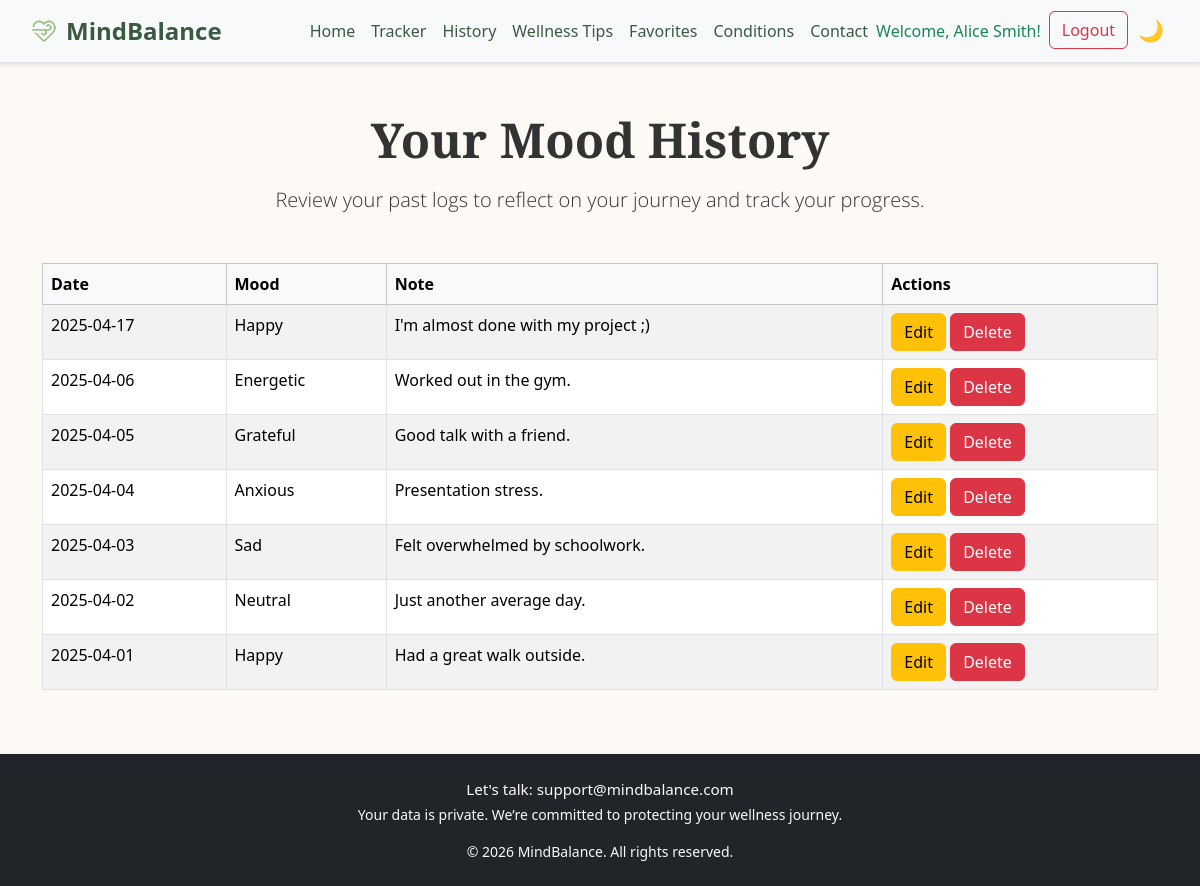
/pages/history.php (signed in), run on the app's committed database.
### tables this page shows
CREATE TABLE `mood_logs` (
  `log_id` int(11) NOT NULL,
  `user_id` int(11) NOT NULL,
  `mood` varchar(50) DEFAULT NULL,
  `note` text DEFAULT NULL,
  `log_date` date DEFAULT NULL
);

### pages/history.php (the view, shortened to what this page needs)
<?php
require 'db_connect.php';
if (!isset($_SESSION['user_id'])) {
  $loggedIn = false;
} else {
  $loggedIn = true;
  $user_id = $_SESSION['user_id'];
  $stmt = $pdo->prepare("SELECT * FROM mood_logs WHERE user_id = ? ORDER BY log_date DESC");
  $stmt->execute([$user_id]);
  $logs = $stmt->fetchAll();
}
?>
<!DOCTYPE html>
<html lang="en">
<head>
  <link rel="stylesheet" href="https://cdn.jsdelivr.net/npm/bootstrap@5.3.2/dist/css/bootstrap.min.css" />
  <link rel="stylesheet" href="styles.css" />
</head>
<body class="<?= (isset($_COOKIE['darkMode']) && $_COOKIE['darkMode'] == 'enabled') ? 'dark-mode' : '' ?>">
  <header class="bg-light border-bottom mb-4 fixed-navbar">
  <nav class="navbar navbar-expand-lg navbar-light container">
    <a class="navbar-brand fw-bold d-flex align-items-center" href="index.php">
      <img src="logo.png" alt="MindBalance Logo" width="28" class="me-2" />MindBalance
    </a>
    <div class="collapse navbar-collapse" id="navbarNav">
      <ul class="navbar-nav ms-auto">
        <li class="nav-item"><a class="nav-link" href="index.php">Home</a></li>
        <li class="nav-item"><a class="nav-link" href="tracker.php">Tracker</a></li>
        <li class="nav-item"><a class="nav-link active" href="history.php">History</a></li>
        <li class="nav-item"><a class="nav-link active" href="tips.php">Wellness Tips</a></li>
        <?php if (isset($_SESSION['user'])): ?>
          <li class="nav-item"><a class="nav-link" href="favorites.php">Favorites</a></li>
        <?php endif; ?>
        <li class="nav-item"><a class="nav-link active" href="conditions.php">Conditions</a></li>
        <li class="nav-item"><a class="nav-link" href="contact.php">Contact</a></li>
        <?php if (isset($_SESSION['user'])): ?>
          <li class="nav-item me-2 d-flex align-items-center text-success">Welcome, <?= htmlspecialchars($_SESSION['user']) ?>!</li>
          <li class="nav-item"><a class="btn btn-outline-danger" href="logout.php">Logout</a></li>
        <?php else: ?>
          <li class="nav-item"><a class="btn btn-primary ms-3" href="signin.php">Sign In</a></li>
        <?php endif; ?>
      </ul>
      <button class="dark-toggle" onclick="toggleDarkMode()" aria-label="Toggle dark mode">🌙</button>
    </div>
  </nav>
</header>
  <main class="container my-5">
    <div class="text-center mb-5" style="font-family: 'Playfair Display', serif;">
      <h1 class="display-5 fw-bold mb-3">Your Mood History</h1>
      <p class="lead" style="font-family: 'Open Sans', sans-serif;">Review your past logs to reflect on your journey and track your progress.</p>
    </div>
    <?php if (!$loggedIn): ?>
      <div class="alert alert-warning text-center" role="alert">
        You need to <a href="signin.php?redirect=history.php" class="alert-link">sign in</a> to view your mood history.
      </div>
    <?php else: ?>
      <?php if (count($logs) > 0): ?>
        <div class="table-responsive">
          <table class="table table-bordered table-striped">
            <thead class="table-light">
              <tr>
                <th>Date</th>
                <th>Mood</th>
                <th>Note</th>
                <th>Actions</th>
              </tr>
            </thead>
            <tbody>
              <?php foreach ($logs as $log): ?>
                <tr>
                  <td><?= htmlspecialchars($log['log_date']) ?></td>
                  <td><?= htmlspecialchars($log['mood']) ?></td>
                  <td><?= htmlspecialchars($log['note']) ?></td>
                  <td>
                    <button class="btn btn-warning" data-bs-toggle="modal" data-bs-target="#editModal<?= $log['log_id'] ?>">Edit</button>
                    <button class="btn btn-danger" data-bs-toggle="modal" data-bs-target="#deleteModal<?= $log['log_id'] ?>">Delete</button>
                  </td>
                </tr>
              <?php endforeach; ?>
            </tbody>
          </table>
        </div>
      <?php else: ?>
        <p class="text-center">No mood logs found yet. Start tracking to see your wellness journey.</p>
      <?php endif; ?>
    <?php endif; ?>
  </main>
  <footer class="bg-dark text-light py-4 mt-5">
    <div class="container text-center">
      <p class="mb-1">Let's talk: <a href="mailto:support@mindbalance.com" class="text-light">support@mindbalance.com</a></p>
      <p class="small">Your data is private. We’re committed to protecting your wellness journey.</p>
      <p class="mb-0 small">&copy; <?= date('Y') ?> MindBalance. All rights reserved.</p>
    </div>
  </footer>
</body>
</html>

### styles.css (style rules this page uses)
body { font-family: 'Segoe UI', Tahoma, Geneva, Verdana, sans-serif; background-color: #fdfaf6; color: #333; transition: background-color 0.3s, color 0.3s; }
header, footer { background-color: #fff; box-shadow: 0 2px 4px rgba(0,0,0,0.1); transition: background-color 0.3s; }
.navbar-brand { color: #3a5a40 !important; font-size: 1.5rem; }
.nav-link { color: #3a5a40 !important; }
footer { background-color: #3a5a40; color: #fff; padding-top: 20px; padding-bottom: 20px; text-align: center; }
footer a { color: #dad7cd; text-decoration: none; }
footer p { font-size: 0.95rem; }
footer .container { max-width: 100%; }
.dark-toggle { cursor: pointer; font-size: 1.3rem; background: none; border: none; color: inherit; padding-left: 10px; transition: color 0.3s; }
.fixed-navbar { position: sticky; top: 0; z-index: 1020; }
a { text-decoration: none; color: #007bff; }

### data on the page
mood_logs: log_date "2025-04-17", mood "Happy", note "I'm almost done with my project ;)"
mood_logs: log_date "2025-04-06", mood "Energetic", note "Worked out in the gym."
mood_logs: log_date "2025-04-05", mood "Grateful", note "Good talk with a friend."
mood_logs: log_date "2025-04-04", mood "Anxious", note "Presentation stress."
mood_logs: log_date "2025-04-03", mood "Sad", note "Felt overwhelmed by schoolwork."
mood_logs: log_date "2025-04-02", mood "Neutral", note "Just another average day."
mood_logs: log_date "2025-04-01", mood "Happy", note "Had a great walk outside."

### other printed values
$_SESSION['user'] "Alice Smith"
